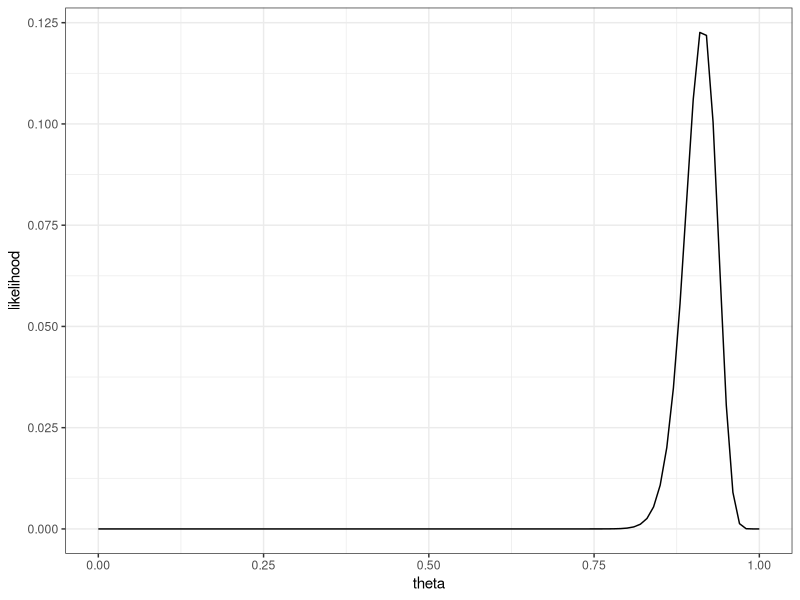
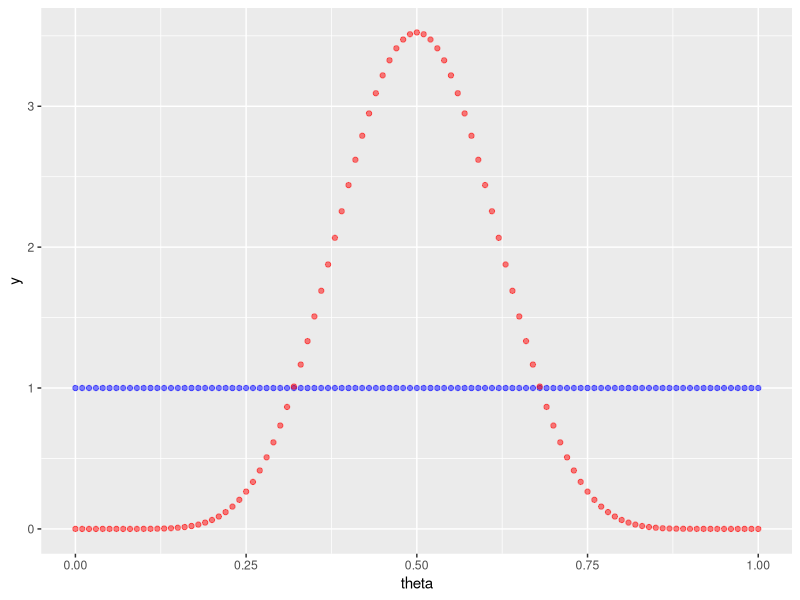
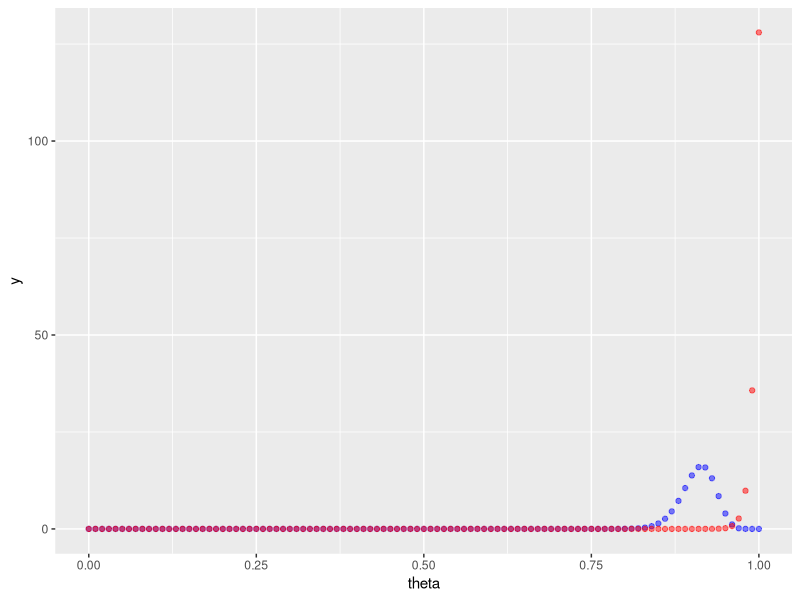

Write the R code that produced these figures, in order.
## ---- chunk 1
library(ggplot2)
## ---- chunk 2
theta_hat = 118/129
n = 129
sd_th = sqrt(theta_hat*(1-theta_hat)/n)
CI <- c(theta_hat - 1.96*sd_th, theta_hat + 1.96*sd_th)
CI
## ---- chunk 3
n = 129
y = 118
c(qbeta(0.025, shape1 = y + 1, shape2 = n - y + 1), 
  qbeta(0.975, shape1 = y + 1, shape2 = n - y + 1)
)
## ---- chunk 4
# Plot the likelihood 
theta <- seq(0,1,by = 0.01)
l <- function(theta){
  return(choose(n, y) * theta^(y)*(1-theta)^(n-y))
}

df <- data.frame(theta = theta, likelihood = l(theta))
ggplot(data = df, aes(x = theta, y = likelihood)) +
  geom_line() + theme_bw()

## ---- chunk 5
df2 <- data.frame(theta = theta)
ggplot(data = df2, aes(x = theta)) +
  stat_function(fun = dbeta, args = c(1,1),
                geom = "point", color = "blue", 
                fill = "blue", alpha = 0.5, lab = 'Prior 1') +
  stat_function(fun = dbeta, args = c(10,10),
                geom = "point", color = "red", 
                fill = "red", alpha = 0.5, lab = 'Prior 2') 
## ---- chunk 6

df2 <- data.frame(theta = theta)
ggplot(data = df2, aes(x = theta)) +
  stat_function(fun = dbeta, args = c(y+1,n-y+1),
                geom = "point", color = "blue", 
                fill = "blue", alpha = 0.5) +
  stat_function(fun = dbeta, args = c(y + 10,n - y - 10),
                geom = "point", color = "red", 
                fill = "red", alpha = 0.5) 
